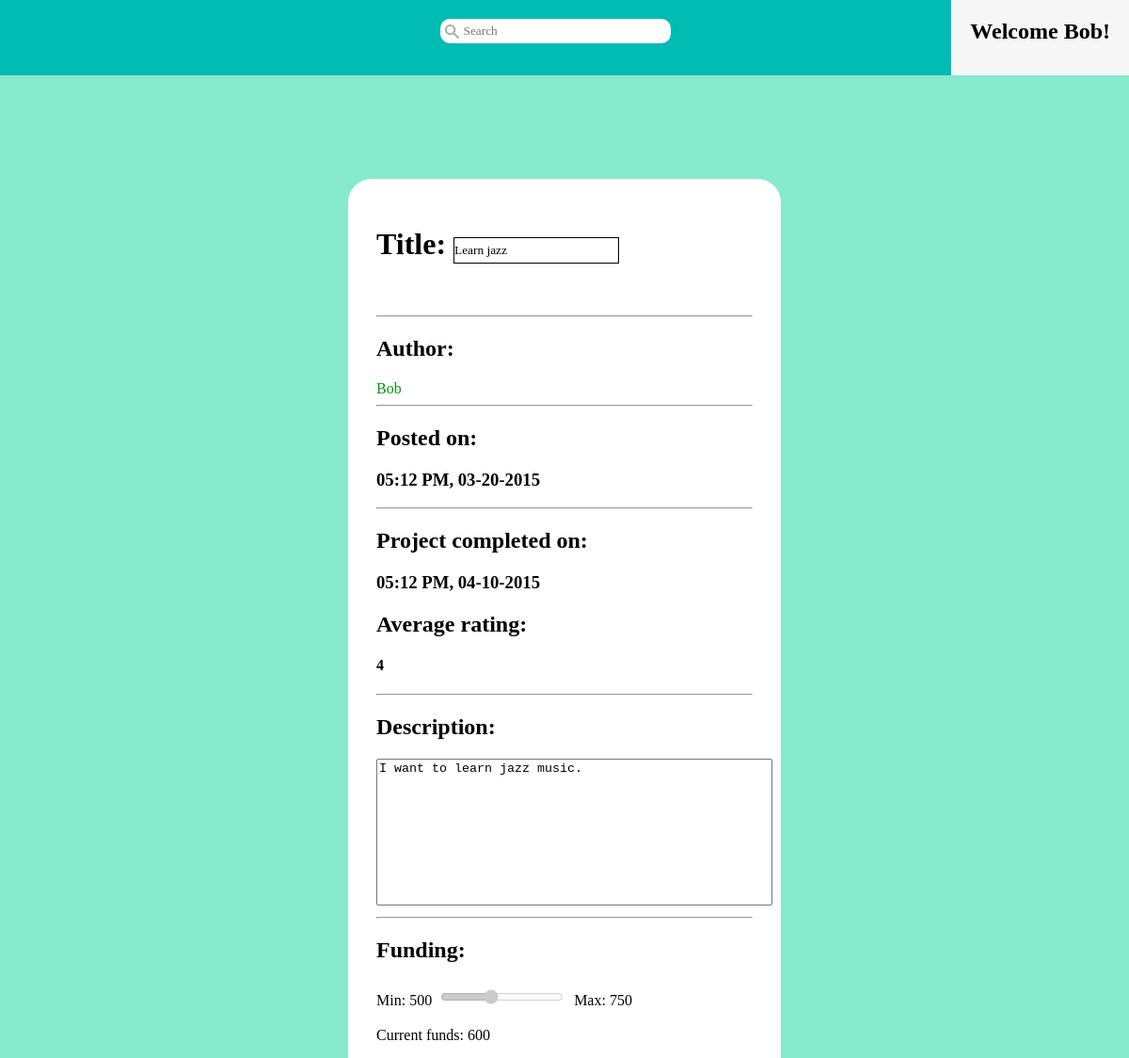
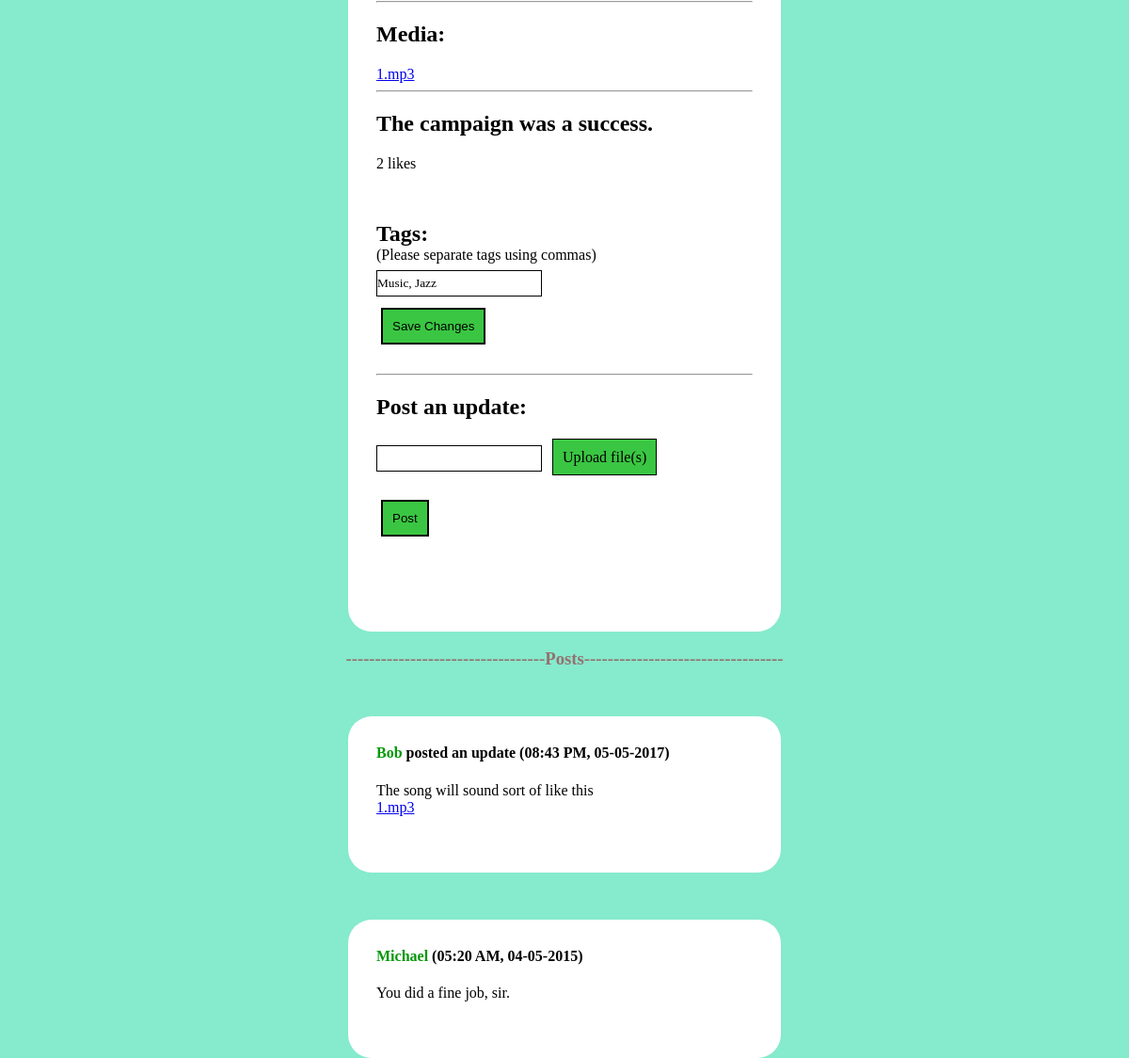
/?controller=pages&action=project&pid=201 (signed in), run on the app's committed database (2 pictures, top to bottom).
### tables this page shows
CREATE TABLE Project (
  pid INTEGER NOT NULL,           --INTEGER primary keys autoincrement in SQLite3
  username VARCHAR(15) NOT NULL,
  pname VARCHAR(15) NOT NULL,
  description TEXT,
  post_time DATETIME NOT NULL,
  proj_completed BIT NOT NULL,    --if project has been completed yet
  completion_time DATETIME,       --date the project was completed
  minfunds REAL NOT NULL,
  maxfunds REAL NOT NULL,
  camp_end_time DATETIME NOT NULL,--date the campaign ends
  camp_finished BIT NOT NULL,     --if campaign is completed yet
  camp_success BIT NOT NULL,      --if the min funds were reached in time
  PRIMARY KEY (pid),
  FOREIGN KEY (username) REFERENCES User(username)
);

CREATE TABLE ProjectUpdate (
  uid INTEGER NOT NULL,
  username VARCHAR(15) NOT NULL,
  pid INTEGER NOT NULL,
  comment TEXT NOT NULL,
  ctime DATETIME NOT NULL,
  PRIMARY KEY (uid),
  FOREIGN KEY (username) REFERENCES User(username),
  FOREIGN KEY (pid) REFERENCES Project(pid)
);

### index.php (called while the page is built, shortened)
<?php
    require_once('db.php');
    require_once('view/layout.php');
?>

### db.php (called while the page is built, shortened)
<?php
    class DB {
        private static $instance = null;
        private $db;
        private function __construct() {
            $dbname = $_SERVER['DOCUMENT_ROOT'].'/Flint/flint.db';
            $this->db = new PDO("sqlite:{$dbname}");
        }
        public static function getInstance() {
            if (!isset(self::$instance)) {
                self::$instance = new DB();
            }
            return self::$instance;
        }
        public function runSelect($query, $entries) {
            $db = $this->db;
            $statement = $db->prepare($query);
            if ($entries) {
                $statement->execute($entries);
            } else {
                $statement->execute();
            }
            $results = $statement->fetchAll();
            if ($results) {
                return $this->resultsToArray($results);
            } else {
                return [];
            }
        }
        public function resultsToArray($results) {
            $allitems = array();
            foreach ($results as $row) {
                $item = array();
                foreach (array_keys($row) as $key) {
                    if (gettype($key) != "integer") {
                        $item[$key] = $row[$key];
                    }
                }
                array_push($allitems, $item);
            }
            return($allitems);
        }
    }
?>

### model/project.php (called while the page is built, shortened)
<?php
    class Project {
        public function __construct($pid, $username, $pname, $description, $post_time,
                $proj_completed, $completion_time, $minfunds, $maxfunds, $camp_end_time,
                $camp_finished, $camp_success, $tags) {
            $this->pid = $pid;
            $this->username = $username;
            $this->pname = $pname;
            $this->description = $description;
            $this->post_time = $post_time;
            $this->proj_completed = $proj_completed;
            $this->completion_time = $completion_time;
            $this->minfunds = $minfunds;
            $this->maxfunds = $maxfunds;
            $this->camp_finished = $camp_finished;
            $this->tags = $tags;
        }
        public static function getProject($pid) {
            $db = DB::getInstance();
            $q = "SELECT * FROM Project WHERE pid=:p;";
            $entries = array(":p" => $pid);
            $results = $db->runSelect($q, $entries);
            $tags = self::getProjectTags($pid);
            if ($results) {
                $row = $results[0];
                $project = new Project(
                        $row['pid'],
                        $row['username'],
                        $row['pname'],
                        $row['description'],
                        $row['post_time'],
                        $row['proj_completed'],
                        $row['completion_time'],
                        $row['minfunds'],
                        $row['maxfunds'],
                        $row['camp_end_time'],
                        $row['camp_finished'],
                        $row['camp_success'],
                        $tags
                    );
                return $project;
            } else {
                return null;
            }
        }
        public static function getProjectTags($pid) {
            $db = DB::getInstance();
            $q = "SELECT name AS tag_name FROM Project JOIN Ptags USING(pid) "
                ."JOIN Tags USING(tid) WHERE pid=:p;";
            $e = [':p' => $pid];
            $results = $db->runSelect($q, $e);
            $tags = [];
            if ($results) {
                foreach ($results as $row) {
                    $tags[] = $row['tag_name'];
                }
            }
            return $tags;
        }
        public static function getLikes($pid) {
            $db = DB::getInstance();
            $q = "SELECT username, ltime FROM Likes WHERE pid=:p;";
            $entries = array(":p" => $pid);
            $results = $db->runSelect($q, $entries);
            if ($results) {
                $users = [];
                foreach ($results as $row) {
                    $users[$row['username']] = $row['ltime'];
                }
                return $users;
            } else {
                return [];
            }
        }
        public static function getMedia($pid) {
            $db = DB::getInstance();
            $q = "SELECT filename FROM Media JOIN Umedia USING(mid) WHERE uid IN ("
                ."SELECT uid FROM ProjectUpdate WHERE pid=:p);";
            $results = $db->runSelect($q, [':p' => $pid]);
            if ($results) {
                $filenames = [];
                foreach ($results as $row) {
                    $filenames[] = $row['filename'];
                }
                return $filenames;
            } else {
                return [];
            }
        }
        public static function getAverageRating($pid) {
            $db = DB::getInstance();
            $q = "SELECT AVG(rating) AS average FROM Rating WHERE pid=:p;";
            $e = [':p' => $pid];
            $results = $db->runSelect($q, $e);
            if ($results) {
                return $results[0]['average'];
            } else {
                return null;
            }
        }
    }
?>

### model/post.php (called while the page is built, shortened)
<?php
    class Post {
        public function __construct($id, $author, $pid, $comment,
                    $ctime, $pname, $owner, $mediaNames) {
            $this->author = $author;
            $this->comment = $comment;
            $this->ctime = $ctime;
            $this->mediaNames = $mediaNames;
        }
        public static function getUpdates($pid) {
            $db = DB::getInstance();
            $q = "SELECT uid, username, pid, comment, ctime FROM ProjectUpdate "
                ."WHERE pid=:p ORDER BY ctime DESC;";
            $results = $db->runSelect($q, [':p' => $pid]);
            if ($results) {
                $posts = [];
                foreach ($results as $row) {
                    $mediaNames = self::getMedia($row['uid']);
                    $posts[] = new Post($row['uid'], $row['username'], $row['pid'],
                        $row['comment'], $row['ctime'], null, true, $mediaNames);
                }
                return $posts;
            } else {
                return [];
            }
        }
        private static function getMedia($uid) {
            $db = DB::getInstance();
            $q = "SELECT filename FROM Media JOIN Umedia USING(mid) WHERE uid=:u;";
            $results = $db->runSelect($q, [':u' => $uid]);
            if ($results) {
                $filenames = [];
                foreach ($results as $row) {
                    $filenames[] = $row['filename'];
                }
                return $filenames;
            } else {
                return [];
            }
        }
        public static function getComments($pid) {
            $db = DB::getInstance();
            $q = "SELECT cid, username, pid, comment, ctime FROM Comment "
                ."WHERE pid=:p ORDER BY ctime DESC;";
            $results = $db->runSelect($q, [':p' => $pid]);
            if ($results) {
                $posts = [];
                foreach ($results as $row) {
                    $posts[] = new Post($row['cid'], $row['username'], $row['pid'],
                        $row['comment'], $row['ctime'], null, true, null);
                }
                return $posts;
            } else {
                return [];
            }
        }
    }
?>

### model/donation.php (called while the page is built, shortened)
<?php
    class Donation {
        public static function getTotalDonations($pid) {
            $db = DB::getInstance();
            $q = "SELECT SUM(amount) AS total FROM Donation WHERE pid=:p GROUP BY pid;";
            $entries = array(":p" => $pid);
            $results = $db->runSelect($q, $entries);
            if ($results) {
                $row = $results[0];
                return $row['total'];
            } else {
                return 0;
            }
        }
    }
?>

### view/pages/project_view.php (the view, shortened to what this page needs)
<link rel="stylesheet" href="/Flint/view/pages/css/project.css" />
<div id="container">
    <?php
        $owner = ($_SESSION['username'] == $project->username);
        if ($owner) {
            echo "<h1>Title: "
                ."<input id='title' type='text' value='".$project->pname."'>"
                ."</h1>";
        } else {
            echo "<h1>".$project->pname."</h1>";
        }
    ?>
    <br />
    <hr>
    <h2>Author:</h2>
    <a class='entry-title' href='/Flint/?controller=pages&action=user&user=<?php
            echo $project->username; ?>'><?php echo $project->username; ?></a>
    <hr>
    <h2>Posted on:</h2>
    <h3><?php echo date('h:i A, m-d-Y', strtotime($project->post_time)); ?></h3>
    <hr>
    <?php if ($project->proj_completed) {
            echo "<h2>Project completed on: </h2>"
                ."<h3>".date('h:i A, m-d-Y', strtotime($project->completion_time))
                ."</h3>";
            if ($rating) {
                echo "<h2>Average rating: </h2>"
                    ."<h4>".$rating."</h4>";
            }
            echo "<hr>";
        }?>
    <h2>Description:</h2>
    <?php
        if ($owner) {
            echo "<textarea id='description' type='text' rows='10' cols='50'>"
                .$project->description."</textarea>";
        } else {
            echo "<p>".$project->description."</p>";
        }
    ?>
    <br />
    <hr>
    <h2>Funding:</h2>
    <p>Min: <?php echo $project->minfunds; ?>  <input id='donation-scale' type='range'
            min='<?php echo $project->minfunds; ?>'
            max='<?php echo $project->maxfunds; ?>'
            value='<?php echo $totalFunds ? $totalFunds : 0; ?>' disabled>
        Max: <?php echo $project->maxfunds; ?>
    </p>
    <p id='current-funds'>
        Current funds: <?php echo $totalFunds ? $totalFunds : 0; ?></p>
    <?php
    $media = Media::displayMedia(Project::getMedia($project->pid));
    if ($media) {
        echo "<hr><h2>Media: </h2>".$media;
    }
    if ($project->camp_finished) {
        echo "<hr><h2>The campaign was "
            .($project->camp_success ? "" : "not ")."a success.</h2>";
            ?>
            <?php
    } else if ($project->username != $_SESSION['username']) {
        ?>
        <hr>
        <h2>Would you be willing to donate?</h2>
        <input type='number' name='donation' id='donation' step='1'
                title="Whole numbers" pattern="[0-9]">
        <button type='button' id='submit'
                onclick='donate(<?php echo $project->pid; ?>)'>Donate</button>
        <p id='reply'></p>
        <?php
    }
        ?>
        <?php
    echo "<p id='likes'>".count($likes)." likes</p><br /><br />";
    if ($owner) {
        ?>
        <h2 style='margin: 0;'>Tags: </h2>
        <p style='margin: 0;'>(Please separate tags using commas)</p>
        <?php
        $tags = $project->tags;
        $str = "";
        for ($i = 0; $i < count($tags); $i++) {
            $str .= $tags[$i].($i+1 == count($tags) ? "" : ", ");
        }
        echo "<input type='text' id='tags-input' value='{$str}'><br />";
        echo "<button id='save' onclick='saveChanges("
                .$project->pid.")'>Save Changes</button><br /><br />";
    } else {
        echo getTags($project);
    }
    if ($owner) {
        echo "<hr><h2 id='post-title'>Post an update: </h2>";
    } else {
        echo "<hr><h2 id='post-title'>Post a comment: </h2>";
    }
    ?>
    <form method="POST" id='post-form'>
    <input type='text' id='post-content' name='content'>
    <?php
        if ($owner) {
            echo "<label for='upfiles' id='uploader-label'>Upload file(s)</label>";
        }
    ?>
    </form>
    <br />
    <button type='button' id='post-button'
       onclick='post(
        <?php echo $project->pid.','.intval($owner).',"'.$_SESSION['username'].'"';
        ?>)'>Post</button>
</div>
<?php
    foreach (displayPosts($updates, $comments) as $post) {
        echo $post;
    }
    function displayPosts($updates, $comments) {
        $posts = [];
        if ($updates || $comments) {
            echo "<h3 class='divider'>
                    ----------------------------------Posts----------------------------------
                  </h3>";
        }
        if ($updates) {
            foreach ($updates as $update) {
                $html = "
                    <div class='entry update-post'>
                        <h4>
                            <a class='entry-title'
                                href='/Flint/?controller=pages&action=user&user="
                                . $update->author
                                . "'>"
                                . $update->author . "
                            </a>
                            posted an update ("
                            . date('h:i A, m-d-Y', strtotime($update->ctime)).")
                        </h4>
                        <p>"
                        . $update->comment . "
                        </p>"
                        . Media::displayMedia($update->mediaNames) . "
                    </div>
                ";
                $posts[] = $html;
            }
        }
        if ($comments) {
            foreach ($comments as $comment) {
                $html = "
                    <div class='entry comment-post'>
                        <h4>
                            <a class='entry-title'
                                href='/Flint/?controller=pages&action=user&user="
                                . $comment->author
                                . "'>"
                                . $comment->author . "
                            </a>
                            ("
                            . date('h:i A, m-d-Y', strtotime($comment->ctime)).")
                        </h4>
                        <p>"
                        . $comment->comment . "
                        </p>
                    </div>
                ";
                $posts[] = $html;
            }
        }
        return $posts;
    }
?>

### view/common.css (style rules this page uses)
html { width: 100%; }
body { margin: 0; padding: 0; padding-top: 90px; display: block; background-color: rgb(134, 234, 204); }
.divider { margin-bottom: 0; padding-bottom: 0; text-align: center; color: rgb(148,113,113); }
button { color: black; background: rgb(58, 198, 66); margin: 5px; padding: 10px; text-decoration: none; border: 2px solid black; }
#container { width: 400px; height: 15%; border-radius: 25px; padding: 30px 30px 80px 30px; background-color: white; margin: 100px auto 0px auto; }
#container h2 { white-space: nowrap; }
.entry { text-align: center; background-color: red; width: 400px; height: 15%; border-radius: 25px; padding: 30px 30px 60px 30px; background-color: white; margin: 50px auto 0px auto; }
.entry { text-align: left; }
.entry h4 { margin-top: 0px; }
.entry-title { text-decoration: none; color: rgb(0,152,5); }
.entry p { margin: 0; }
input { font-family: cursive; margin: 7px; display: inline-block; padding: 5px 10px; }

### view/pages/css/project.css (style rules this page uses)
input { background-color: white; border: 1px solid black; margin-left: 0px; padding-left: 0px; }
input[type='file'] + label { border: 1px solid black; padding: 10px; opacity: 1; color: black; background: rgb(58, 198, 66); }
input[type="range"] { padding: 0; margin-left: 5px; }
textarea { resize: none; }

### data on the page
project: pname "Learn jazz", username "Bob", post_time "05:12 PM, 03-20-2015", completion_time "05:12 PM, 04-10-2015", description "I want to learn jazz music.", minfunds "500", maxfunds "750"
projectupdate: username "Bob", ctime "08:43 PM, 05-05-2017", comment "The song will sound sort of like this"

### other printed values
$_SESSION['username'] "Bob"
$rating "4"
$totalFunds "600"
$downloadName "1"
$ext "mp3"
count($likes) "2"
$comment->author "Michael"
date('h:i A, m-d-Y', strtotime($comment->ctime)) "05:20 AM, 04-05-2015"
$comment->comment "You did a fine job, sir."
